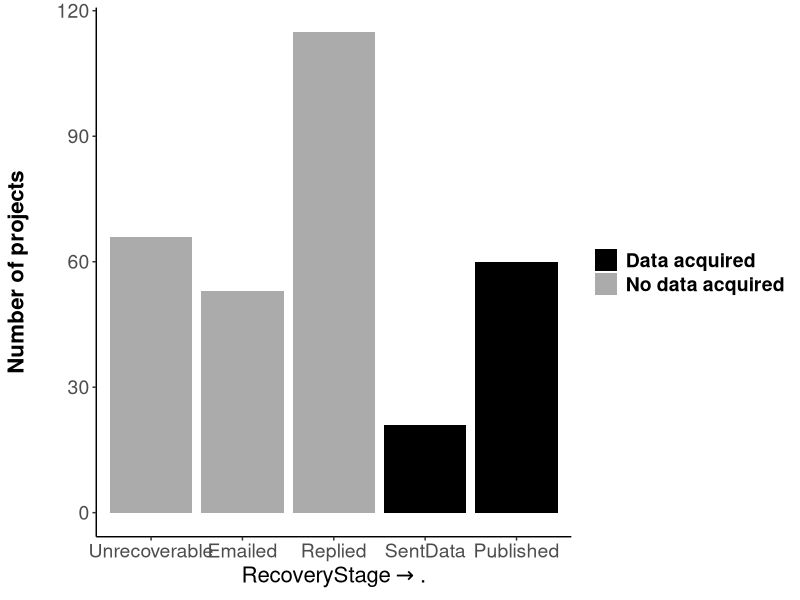
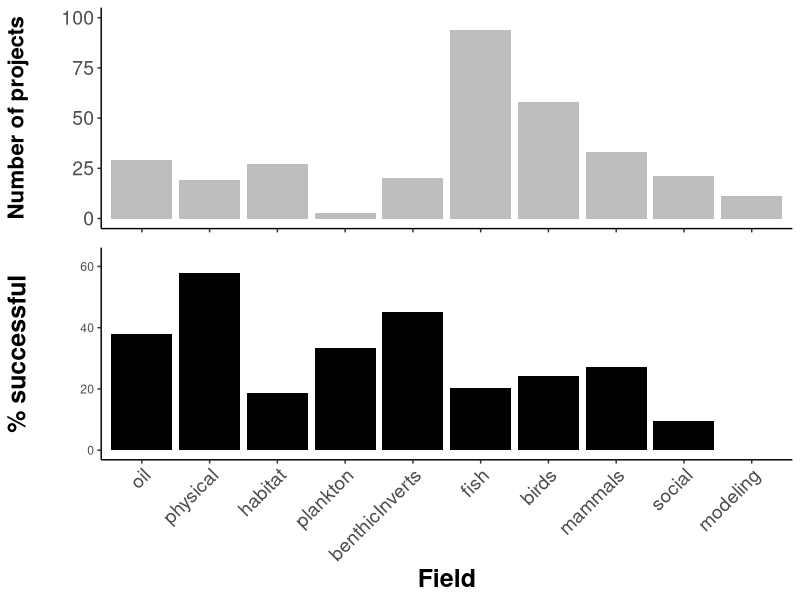
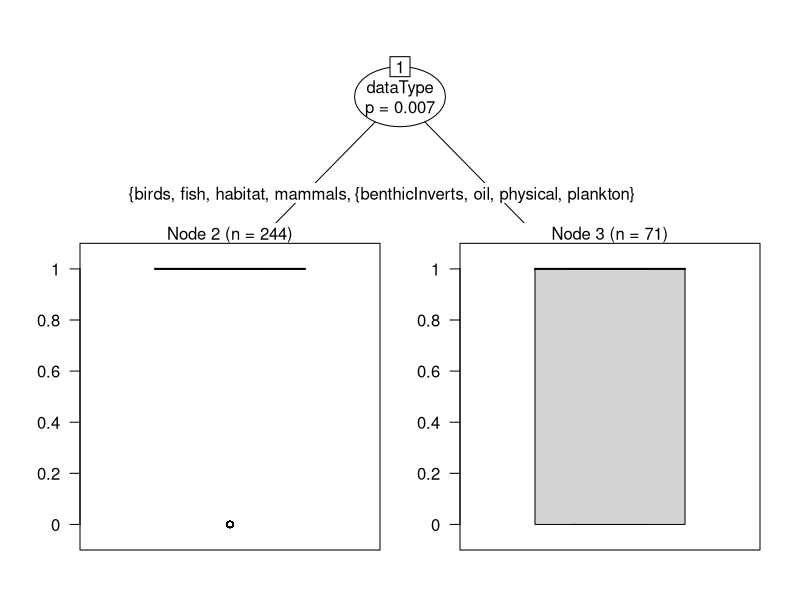
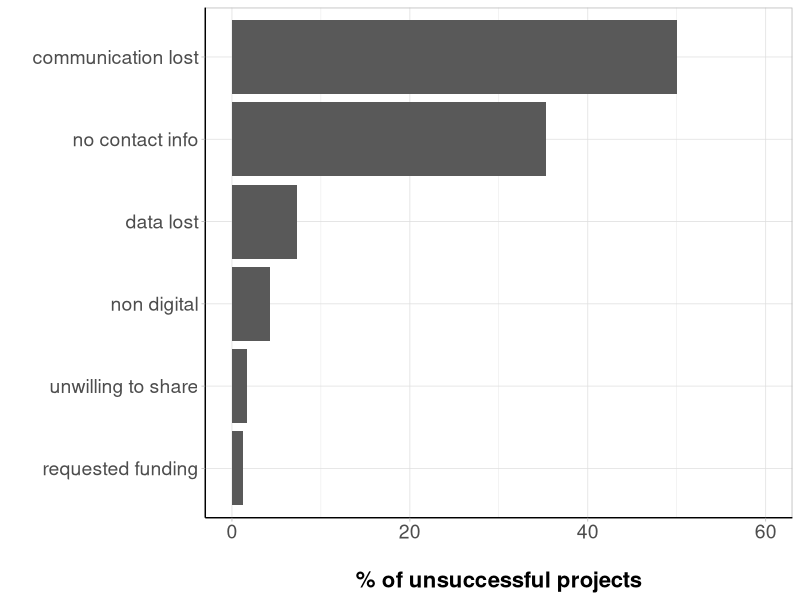
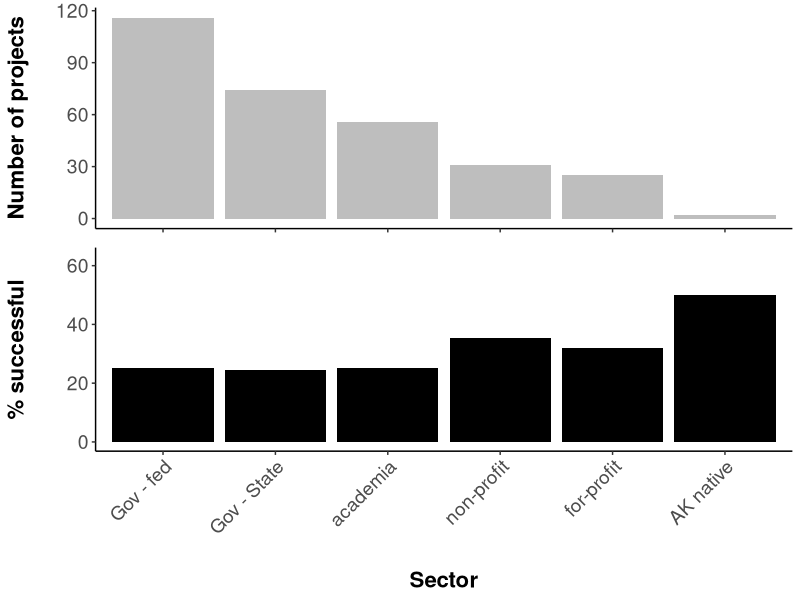
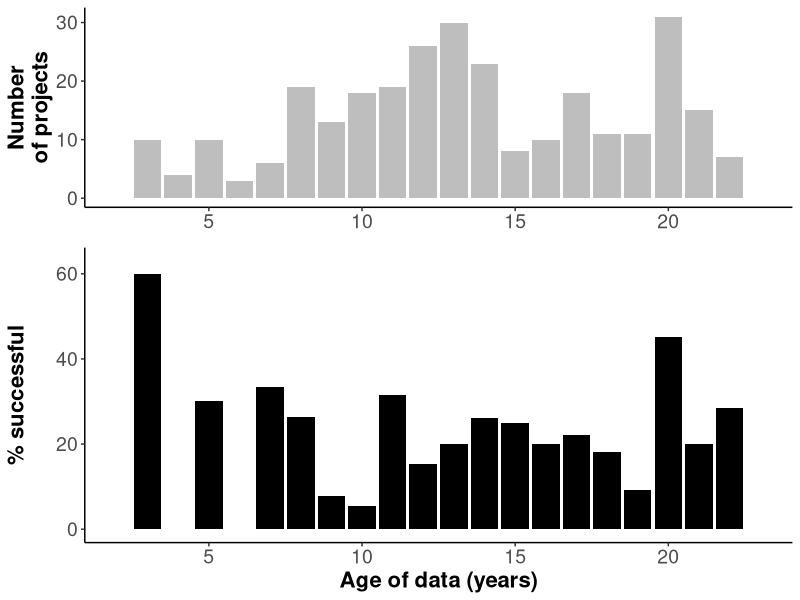

R code for these plots, in order:
## ---- chunk 1

library(knitr)
library(dplyr)
library(readr)
library(ggplot2)
library(reshape2)
library(grid)
library(gridExtra)
library(gtable)
library(cowplot)
library(party)

rslt=read.csv('data/archResRevised2.csv',header=T,stringsAsFactors=F)
rslt[rslt$Status=='published','Status']<-'Published'

rslt$succ=ifelse(rslt$Status %in% c('Published','SentData','Revised'),0,1) # success=0, not successful=1....why?
rslt$statSucc=ifelse(rslt$Status %in% c('Published','SentData','Revised'),1,2) # 1 = success, 2 = not successful

agDes=read.csv('data/ecoInfoAgencyDesig.csv',header=T,stringsAsFactors=T,col.names=c('agency','agGrp','agSubGrp'))
agDes$agGrp=gsub('nonProf','private',agDes$agGrp)

rslt2=merge(rslt,agDes,all.x=T)
rslt2=rslt2 %>%
  filter(!end>2010) 

rslt2$dataType<-gsub("biological-",'',rslt2$dataType)
## ---- chunk 2

overall=table(rslt2$Status)
overallLong=melt(overall)
colnames(overallLong)=c('Status','nDatasets')
overall2=overallLong %>%
  mutate(prop=nDatasets/sum(nDatasets))

possible=overallLong %>%
  filter(!Status=='Unrecoverable') %>%
  mutate(prop=nDatasets/sum(nDatasets))

statusOrd=c('Unrecoverable','Emailed','Replied','SentData','Revised','Published')
#rslt2$Status=as.factor(rslt2$Status,levels=statusOrd,ordered=T)
statGrey=c('Unrecoverable'='gray67',
             'Emailed'='gray67',
             'Replied'='gray67',
             'SentData'='black',
             'Revised'='black',
             'Published'='black')

stSuccCols=c("2"='gray67',"1"="black")

statPlot=ggplot()+
  geom_bar(data=rslt2,
                 aes(x=factor(Status,levels=statusOrd,ordered=T),fill=factor(statSucc)))+
  scale_fill_manual(name="Data obtained?",
                    breaks=c("1","2"),
                    values=stSuccCols,
                    labels=c("Data acquired", "No data acquired"))+
  theme(legend.title=element_blank())+
  theme(panel.grid.major = element_blank(),
        panel.grid.minor = element_blank(),
        panel.border = element_blank(),
        panel.background = element_blank())+
  #theme(axis.text.x = element_text(angle=90))+
  xlab(expression(RecoveryStage %->% .))+ # %->%, symbol(/256)
  ylab('Number of projects\n')+
  #ggtitle('Projects status')+
  theme(axis.text=element_text(size=14),
        title=element_text(size=16,face="bold"),
        legend.text = element_text(size = 14, face = "bold"))+
  theme(axis.line.x = element_line(color="black"),
        axis.line.y = element_line(color="black"))

statPlot

## ---- chunk 3

catYN=as.data.frame(table(rslt2$dataType,rslt2$succ))
colnames(catYN)=c('category','succ','nDatasets')

fldYN=catYN %>%
  group_by(category) %>%
  mutate(grpTots=sum(nDatasets)) %>%
  mutate(prop=nDatasets/grpTots)

fldYN$category=factor(fldYN$category,levels=c("oil","physical","habitat",'plankton','benthicInverts','fish','birds','mammals',"social","modeling"))

##### all fields

fieldNDs=ggplot(fldYN[fldYN$succ==0,],aes(x=category,y=grpTots))+
  geom_bar(stat = "identity",fill="grey")+
  theme(axis.line=element_line('black'),
        panel.grid.major = element_blank(),
        panel.grid.minor = element_blank(),
        panel.border = element_blank(),
        panel.background = element_blank())+
  theme(axis.text.x = element_blank(),
        axis.title.x = element_blank())+
  ylim(0,100)+
  ylab('Number of projects\n')+
  theme(axis.text=element_text(size=14),
        title=element_text(size=16,face="bold"))+
  theme(axis.line.x = element_line(color="black"),
        axis.line.y = element_line(color="black"))
  
fieldPerc=ggplot(fldYN[fldYN$succ==0,],aes(x=category,y=(prop*100)))+
  geom_bar(stat = "identity",fill="black")+
  scale_x_discrete(labels=c("oil","physical","habitat",'plankton','benthicInverts','fish','birds','mammals',"social","modeling"))+
  theme(axis.line=element_line('black'),
        panel.grid.major = element_blank(),
        panel.grid.minor = element_blank(),
        panel.border = element_blank(),
        panel.background = element_blank(),
        axis.text.x = element_text(angle=45,size = 14,vjust = 1,hjust = 1))+
  xlab('Field')+
  ylab('% successful\n')+
  ylim(0,63)+
  theme(title=element_text(size=18,face="bold"),
        axis.line.x = element_line(color="black"),
        axis.line.y = element_line(color="black"))
  # annotate("text", x = 1, y=broadDf$prop[[3]]*100+2, label = as.character(broadDf[broadDf$category=="physical" & broadDf$succ==0,"grpTots"]))+
  # annotate("text", x = 2, y=broadDf$prop[[9]]*100+2, label = as.character(broadDf[broadDf$category=="biological" & broadDf$succ==0,"grpTots"]))+
  #annotate("text", x = 3, y=broadDf$prop[[4]]*100+1, label = "*",size=7) #as.character(broadDf[broadDf$category=="social" & broadDf$succ==0,"grpTots"]))+
  # annotate("text", x = 4, y=broadDf$prop[[2]]*100+2, label = as.character(broadDf[broadDf$category=="oil" & broadDf$succ==0,"grpTots"]))+
  # annotate("text", x = 5, y=broadDf$prop[[1]]*100+2, label = as.character(broadDf[broadDf$category=="modeling" & broadDf$succ==0,"grpTots"]))


plot_grid(fieldNDs,fieldPerc, ncol = 1, rel_heights=c(1,1.5),align="v")

## ---- chunk 4
rslt2$dataType<-factor(rslt2$dataType)
partreeBio<-ctree(succ~agSubGrp+end+dataType,data=rslt2)

plot(partreeBio)
## ---- chunk 5
reas=rslt2 %>%
  filter(Status=='Unrecoverable') %>%
  filter(!reason=="no data generated") %>%
  filter(!reason=="data uvailable") %>%
  select(Status,reason)
reasTab=as.data.frame(table(reas$reason))
colnames(reasTab)=c('reason','nDatasets')

## add in status = 'emailed' to 'no contact info' & status = "replied" to unwilling to share? ...discuss with group

reasTab[reasTab$reason=='no contact info',"nDatasets"] <- (reasTab[reasTab$reason=='no contact info',"nDatasets"] + length(rslt2[rslt2$Status=='Emailed','Status'])) 

levels(reasTab$reason)=c(levels(reasTab$reason),'communication lost')

reasTab[6,]<-c('communication lost', length(rslt2[rslt2$Status=='Replied','Status'])+1)# +1 for one of the 'data unavailable' datasets, add the other to "data lost"
reasTab[1,2]<-as.numeric(as.character(reasTab[reasTab$reason=="data lost","nDatasets"]))+1

reasTab<-arrange(reasTab,as.numeric(nDatasets))
reasTab$reason<-factor(reasTab$reason,levels = reasTab$reason,ordered = T)

reasTot=sum(as.numeric(reasTab$nDatasets))
reasTab$perc=as.numeric(reasTab$nDatasets)/reasTot

whyNot<-ggplot(reasTab,aes(x=reason,y=as.numeric(perc)*100))+
  geom_bar(stat = "identity")+
  coord_flip()+
  #scale_x_discrete(breaks = seq(0,60,by=10), labels=seq(0,60,by=10)) +
  theme(axis.line=element_line('black'),
        panel.grid.major = element_blank(),
        panel.grid.minor = element_blank(),
        panel.border = element_blank(),
        panel.background = element_blank())+
  theme_light()+
  ylim(0,60)+
  xlab('')+
  ylab('\n% of unsuccessful projects')+
  #ggtitle('Why are data not recovered?')+
  theme(axis.text=element_text(size=14),
        title=element_text(size=16,face="bold"))+
  theme(axis.line.x = element_line(color="black"),
        axis.line.y = element_line(color="black")) ## *** add each n as text above bar
whyNot
## ---- chunk 6
secSubYN=as.data.frame(table(rslt2$agSubGrp,rslt2$succ))
colnames(secSubYN)=c('subSector','succ','nDatasets')

secSubYN2=secSubYN %>%
  group_by(subSector) %>%
  mutate(grpTots=sum(nDatasets)) %>%
  mutate(prop=nDatasets/grpTots)
secSubYN2$subSector=factor(secSubYN2$subSector,levels=c("gov_fed","gov_state","academia","nonProf","private","tribe"),ordered = T)

subSecNds=ggplot(secSubYN2,aes(x=subSector,y=nDatasets))+
  geom_bar(stat = "identity",fill="grey")+
  theme(axis.line=element_line('black'),
        panel.grid.major = element_blank(),
        panel.grid.minor = element_blank(),
        panel.border = element_blank(),
        panel.background = element_blank())+
  theme(axis.text.x = element_blank(),
        axis.title.x = element_blank())+
  ylab('Number of projects\n')+
  theme(axis.text=element_text(size=14),
        title=element_text(size=16,face="bold"))+
  theme(axis.line.x = element_line(color="black"),
        axis.line.y = element_line(color="black"))

subSecPerc=ggplot(secSubYN2[secSubYN2$succ==0,],aes(x=subSector,y=as.numeric(prop*100)))+
  geom_bar(stat = "identity",fill="black")+
  scale_x_discrete(breaks=levels(secSubYN2$subSector),
                   labels=c("Gov - fed","Gov - State","academia","non-profit","for-profit","AK native"))+
  theme(axis.line=element_line('black'),
        panel.grid.major = element_blank(),
        panel.grid.minor = element_blank(),
        panel.border = element_blank(),
        panel.background = element_blank(),
        axis.text.x = element_text(angle=45,size = 14,vjust = 1,hjust = 1))+
  xlab('\nSector')+
  ylab('% successful\n')+
  ylim(0,63)+
  #ggtitle('Percent success by research sector type')+
  theme(axis.text=element_text(size=14),
        title=element_text(size=16,face="bold"))+
  theme(axis.line.x = element_line(color="black"),
        axis.line.y = element_line(color="black"))
  # annotate("text", x = 1, y=secSubYN2$prop[[2]]*100+3, label = as.character(secSubYN2[secSubYN2$subSector=="gov_fed" & secSubYN2$succ==0,"grpTots"]))+
  # annotate("text", x = 2, y=secSubYN2$prop[[3]]*100+3, label = as.character(secSubYN2[secSubYN2$subSector=="gov_state" & secSubYN2$succ==0,"grpTots"]))+
  # annotate("text", x = 3, y=secSubYN2$prop[[1]]*100+3, label = as.character(secSubYN2[secSubYN2$subSector=="academia" & secSubYN2$succ==0,"grpTots"]))+
  # annotate("text", x = 4, y=secSubYN2$prop[[4]]*100+3, label = as.character(secSubYN2[secSubYN2$subSector=="nonProf" & secSubYN2$succ==0,"grpTots"]))+
  # annotate("text", x = 5, y=secSubYN2$prop[[5]]*100+3, label = as.character(secSubYN2[secSubYN2$subSector=="private" & secSubYN2$succ==0,"grpTots"]))+
  # annotate("text", x = 6, y=secSubYN2$prop[[6]]*100+3, label = as.character(secSubYN2[secSubYN2$subSector=="tribe" & secSubYN2$succ==0,"grpTots"]))

# grid.arrange(subSecNds, subSecPerc, ncol = 1, heights=c(1,1.75))
plot_grid(subSecNds, subSecPerc, ncol = 1, rel_heights=c(1,1.5),align="v")

## ---- chunk 7

rslt2$succ<-ifelse(rslt2$Status %in% c('Unrecoverable','Emailed','Replied'),1,0)

endYr=rslt2 %>%
  filter(!end<1989) %>%
  filter(!end>2010) %>%
  select(succ,end)

endYrs=as.data.frame(table(endYr$end,endYr$succ))
colnames(endYrs)=c('year','succ','freq')
endYrs<- mutate(endYrs,since=(2012-as.numeric(paste(endYrs$year))))

yrsPropEnd<-endYrs %>%
  group_by(as.character(year)) %>%
  mutate(yrSum=sum(freq)) %>%
  mutate(prop=freq/yrSum)

yrsNds=ggplot(yrsPropEnd[yrsPropEnd$succ==0,],aes(x=since,y=yrSum)) +
  geom_bar( stat="identity",fill="grey")+
  theme(axis.line=element_line('black'),
        panel.grid.major = element_blank(),
        panel.grid.minor = element_blank(),
        panel.border = element_blank(),
        panel.background = element_blank(),
        axis.title.y=element_text(color="black"),
        axis.title.x=element_blank())+
  xlim(min(endYrs$since),max(endYrs$since))+
  #ylim(0,100)+ 
  #xlab('Years since funding award')+
  ylab('Number\nof projects')+
  theme(legend.position="none",
        axis.text=element_text(size=14),
        title=element_text(size=16,face="bold"),
        axis.line.x = element_line(color="black"),
        axis.line.y = element_line(color="black"))


yrsPerc=ggplot(yrsPropEnd[yrsPropEnd$succ==0,],aes(x=since,y=as.numeric(prop*100)))+
  geom_bar(stat = "identity",fill="black")+
  xlim(min(endYrs$since),max(endYrs$since))+
  theme(axis.line=element_line('black'),
        panel.grid.major = element_blank(),
        panel.grid.minor = element_blank(),
        panel.border = element_blank(),
        panel.background = element_blank())+
  xlab('Age of data (years)')+
  ylab('% successful\n')+
  ylim(0,63)+
  theme(axis.text=element_text(size=14),
        title=element_text(size=16,face="bold"))+
  theme(axis.line.x = element_line(color="black"),
        axis.line.y = element_line(color="black"))

# grid.arrange(yrsNds, yrsPerc, ncol = 1, heights=c(1,1.5))
plot_grid(yrsNds, yrsPerc, ncol = 1, rel_heights=c(1,1.5),align="v")
